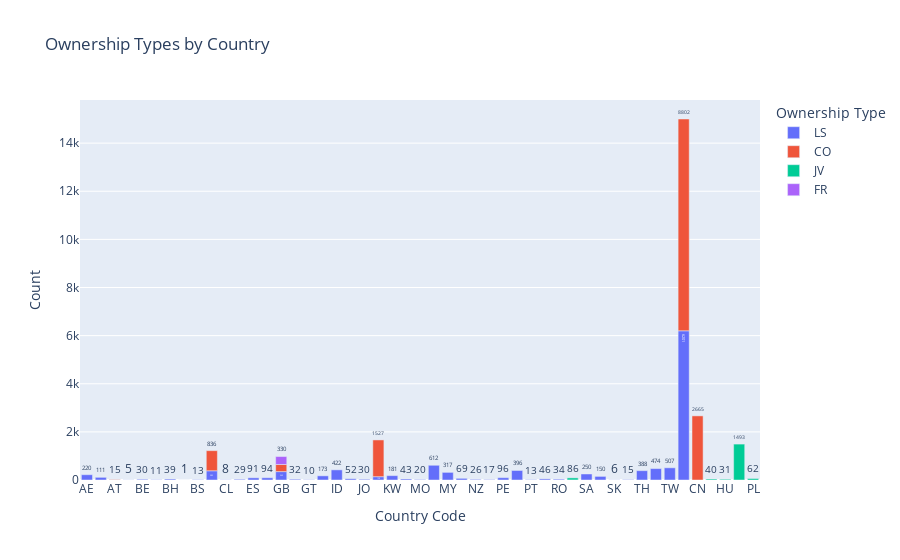

The notebook cell this image was saved under:
### Code cell
import plotly.express as px

# Assuming you have a DataFrame 'grouped_data' with 'countryCode', 'ownershipTypeCode', and 'count' columns
grouped_data = df.groupby(['countryCode', 'ownershipTypeCode']).size().reset_index(name='count')
# Create an interactive bar chart using Plotly Express
fig = px.bar(grouped_data, x='countryCode', y='count', color='ownershipTypeCode',
             labels={'countryCode': 'Country Code', 'count': 'Count', 'ownershipTypeCode': 'Ownership Type'},
             title='Ownership Types by Country')

# Customize the layout (e.g., add hover information)
fig.update_traces(texttemplate='%{y}', textposition='outside')

# Show the interactive plot
fig.show()

### Figure 1 — Plotly figure (JSON) as saved in the notebook; plotly's stock layout.template omitted (floating-point values rounded to 4 significant figures)
{"data": [{"alignmentgroup": "True", "hovertemplate": "Ownership Type=LS<br>Country Code=%{x}<br>Count=%{y}<extra></extra>", "legendgroup": "LS", "marker": {"color": "#636efa", "pattern": {"shape": ""}}, "name": "LS", "offsetgroup": "LS", "orientation": "v", "showlegend": true, "textposition": "outside", "texttemplate": "%{y}", "type": "bar", "x": ["AE", "AR", "AT", "AW", "BE", "BG", "BH", "BN", "BS", "CA", "CL", "DE", "ES", "FR", "GB", "GR", "GT", "HK", "ID", "IE", "JO", "JP", "KW", "LB", "MO", "MX", "MY", "NL", "NZ", "OM", "PE", "PH", "PT", "QA", "RO", "RU", "SA", "SG", "SK", "SV", "TH", "TR", "TW", "US"], "xaxis": "x", "y": [220, 111, 2, 5, 30, 11, 39, 1, 13, 383, 8, 29, 91, 94, 349, 32, 10, 173, 422, 52, 30, 138, 181, 43, 20, 612, 317, 69, 26, 17, 96, 396, 13, 46, 34, 2, 250, 150, 6, 15, 388, 474, 507, 6201], "yaxis": "y"}, {"alignmentgroup": "True", "hovertemplate": "Ownership Type=CO<br>Country Code=%{x}<br>Count=%{y}<extra></extra>", "legendgroup": "CO", "marker": {"color": "#EF553B", "pattern": {"shape": ""}}, "name": "CO", "offsetgroup": "CO", "orientation": "v", "showlegend": true, "textposition": "outside", "texttemplate": "%{y}", "type": "bar", "x": ["AT", "CA", "CN", "GB", "JP", "US"], "xaxis": "x", "y": [15, 836, 2665, 296, 1527, 8802], "yaxis": "y"}, {"alignmentgroup": "True", "hovertemplate": "Ownership Type=JV<br>Country Code=%{x}<br>Count=%{y}<extra></extra>", "legendgroup": "JV", "marker": {"color": "#00cc96", "pattern": {"shape": ""}}, "name": "JV", "offsetgroup": "JV", "orientation": "v", "showlegend": true, "textposition": "outside", "texttemplate": "%{y}", "type": "bar", "x": ["CZ", "HU", "KR", "PL", "RU"], "xaxis": "x", "y": [40, 31, 1493, 62, 86], "yaxis": "y"}, {"alignmentgroup": "True", "hovertemplate": "Ownership Type=FR<br>Country Code=%{x}<br>Count=%{y}<extra></extra>", "legendgroup": "FR", "marker": {"color": "#ab63fa", "pattern": {"shape": ""}}, "name": "FR", "offsetgroup": "FR", "orientation": "v", "showlegend": true, "textposition": "outside", "texttemplate": "%{y}", "type": "bar", "x": ["GB"], "xaxis": "x", "y": [330], "yaxis": "y"}], "layout": {"autosize": true, "barmode": "relative", "legend": {"title": {"text": "Ownership Type"}, "tracegroupgap": 0}, "title": {"text": "Ownership Types by Country"}, "xaxis": {"anchor": "y", "autorange": true, "domain": [0, 1], "range": [-0.5, 48.5], "title": {"text": "Country Code"}, "type": "category"}, "yaxis": {"anchor": "x", "autorange": true, "domain": [0, 1], "range": [0, 15790.0], "title": {"text": "Count"}, "type": "linear"}}}
